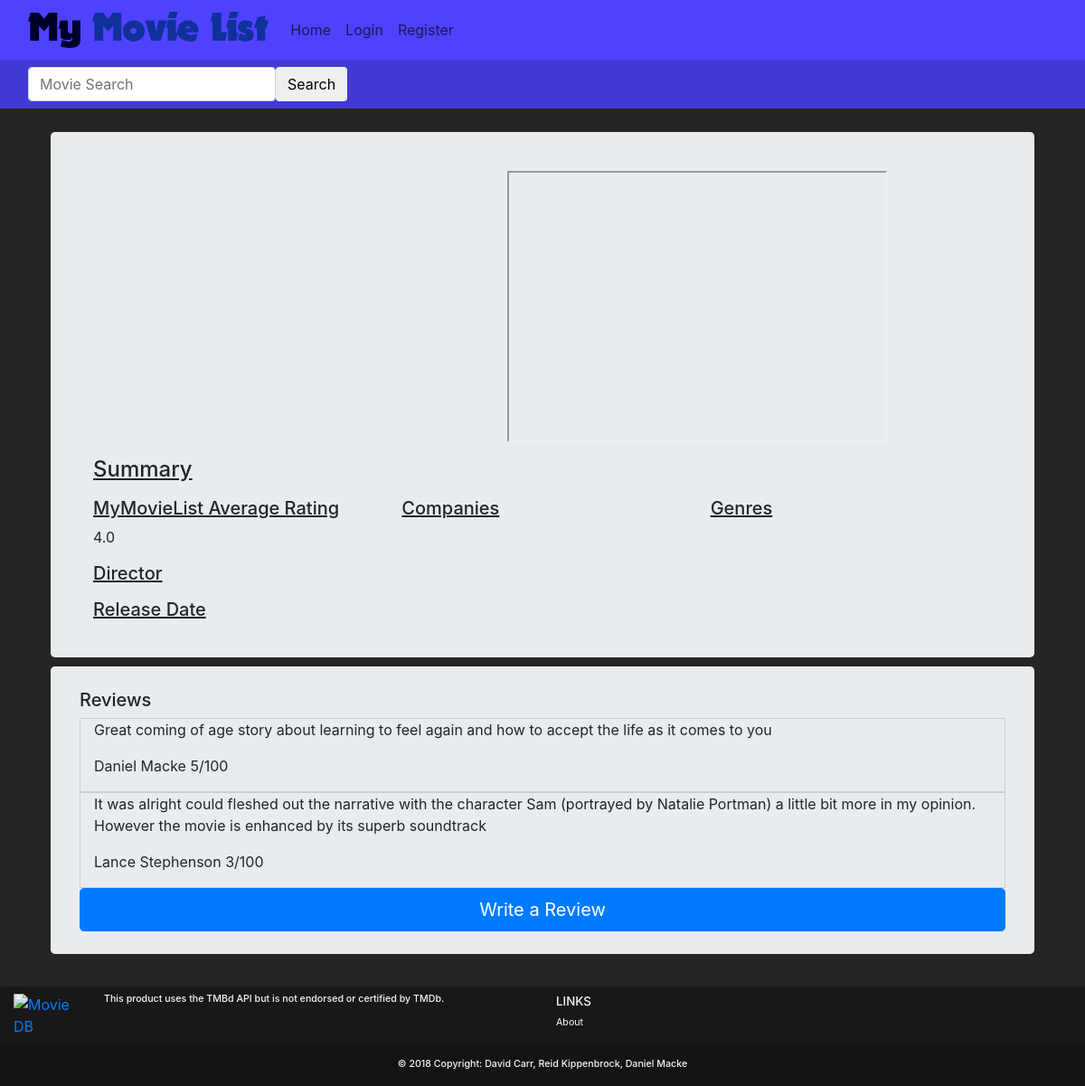
The app's page /movies/?movie_id=401, older data.
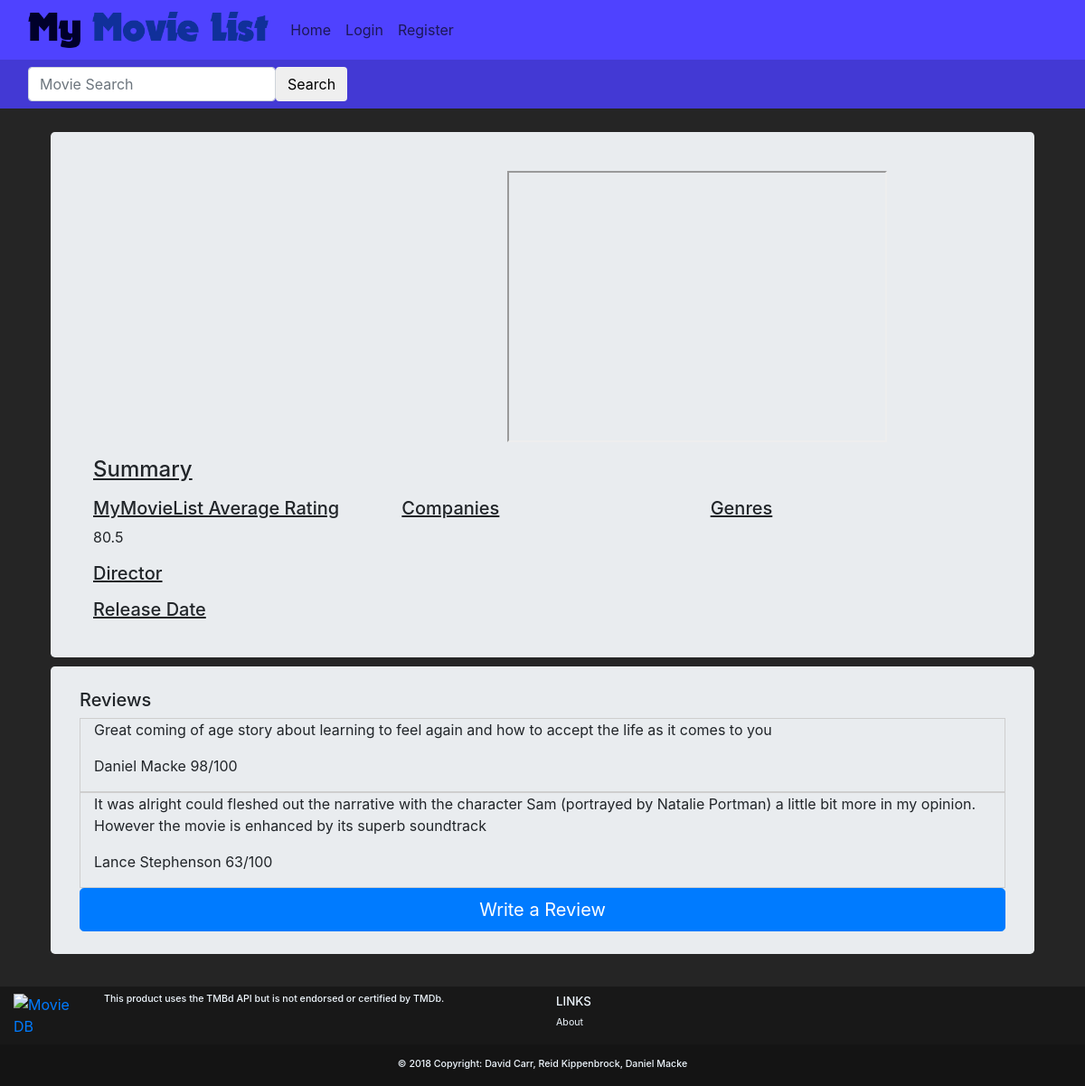
The same page, newer data.
### movies/models.py (models this page shows)
class MovieReview(models.Model):
    user = models.ForeignKey(User,on_delete=models.CASCADE,default=1)
    movie_id = models.IntegerField(default=0)
    movie_title = models.CharField(max_length=50, default='')
    rating = models.IntegerField(
        default=0,
        validators=[
            MaxValueValidator(100),
            MinValueValidator(0)
        ]
    )
    review = models.CharField(max_length=1000, default='')

### movies/views.py (the view)
# urls.py: path('', views.movies),
def movies(request):
    movie_id = request.GET.get('movie_id')
    movie = tmdb.Movies(movie_id)
    if(movie_id):
        movie_info = movie.info()
        movie_title = movie_info["title"]
        movie_poster = 'http://image.tmdb.org/t/p/w185/' + movie_info["poster_path"]
        movie_overview = movie_info["overview"]
        movie_genres = movie_info["genres"]
        movie_companies = movie_info["production_companies"]
        movie_release_date = movie_info["release_date"]
        movie_trailer = ""
        movie_director = ""
        movie_director_pic = ""
        for f in movie.videos()["results"]:
            if (f["site"] == "YouTube" and f["type"] == "Trailer"):
                movie_trailer = "https://youtube.com/embed/" + f["key"]
                break;
        for f in movie.credits()["crew"]:
            if f["job"] == "Director" :
                movie_director = f["name"]
                movie_director_pic = f["profile_path"]
        movie_homepage = movie_info["homepage"]
        movie_reviews =  MovieReview.objects.filter(movie_id=movie_id)
        sum = 0;
        count = 0;
        for review in movie_reviews:
            sum += review.rating
            count += 1
        average = 'no reviews'
        if count > 0:
            average = sum / count
        args = {'average_rating': average, 'id' :movie_id, 'title': movie_title, 'poster': movie_poster, 'overview': movie_overview, 'genres': movie_genres,
                'companies': movie_companies, 'release_date': movie_release_date, 'trailer': movie_trailer,
                'homepage': movie_homepage, 'director':movie_director, 'director_pic':movie_director_pic,'reviews':movie_reviews,}
    return render(request, 'movies/movies.html', args)

### movies/templates/movies/movies.html (shortened to what this page needs)
{% extends 'base.html' %}
{% block body %}
  <div class="container p-3">
    <div class="jumbotron">
      <div class="container-fluid">
        <div class="row" style="padding-top: 10px;">
          <div class="col-md-4 text-center">
          </div>
          <div class="col-md-8 text-center">
            <iframe height="300" width="420" src="{{ trailer }}">
            </iframe>
          </div>
        </div>
        <div class="row" style="padding-top: 10px;">
            <div class="col-md-12 lead">
                <u><h4 class"text-md-left"> Summary </h4></u>
            </div>
        </div>
        <div class="row">
          <div class="col-md-4">
            <u><h5 class="text-md-left"> MyMovieList Average Rating </h5></u>
            <p>
              {{ average_rating }}
            </p>
            <u><h5 class="text-md-left"> Director </h5></u>
            <u><h5 class="text-md-left"> Release Date </h5></u>
          </div>
          <div class="col-md-4">
            <u><h5 class="text-md-left"> Companies </h5></u>
          </div>
          <div class="col-md-4">
            <u><h5 class="text-md-left text-underline"> Genres </h5></u>
          </div>
        </div>
      </div>
    </div>
    <div class="jumbotron">
      <h5>Reviews</h5>
        {%for review in reviews%}
        <div class="container-fluid" style="border:1px solid #cecece;">
          <blockquote>
            <p>{{review.review}}<p>
            <footer> {{review.user.first_name}} {{review.user.last_name}} {{review.rating}}/100</footer>
          </blockquote>
        </div>
        {% endfor %}
        <a href="/movies/write_review/?movie_id={{ id }}" class="btn btn-primary btn-lg btn-block">Write a Review</a>
    </div>
  </div>
{% endblock %}

Row changes from the older to the newer data that the page shows:
changed MovieReview "Daniel": rating "5" → "98"
changed MovieReview "Lance": rating "3" → "63"
Text that changed along with them:
{{ average_rating }}: "4.0" → "80.5"
